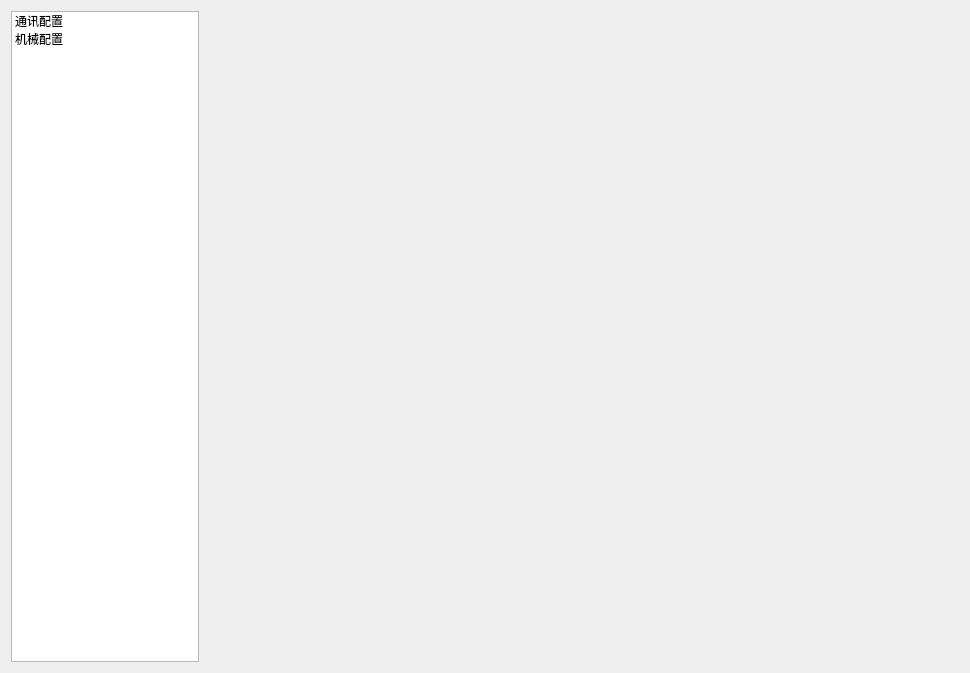
<?xml version="1.0" encoding="UTF-8"?>
<ui version="4.0">
 <class>HardWareConfigViewClass</class>
 <widget class="QWidget" name="HardWareConfigViewClass">
  <property name="geometry">
   <rect>
    <x>0</x>
    <y>0</y>
    <width>970</width>
    <height>673</height>
   </rect>
  </property>
  <property name="windowTitle">
   <string>HardWareConfigView</string>
  </property>
  <layout class="QHBoxLayout" name="horizontalLayout" stretch="2,8">
   <item>
    <widget class="QListWidget" name="listWidget">
     <item>
      <property name="text">
       <string>通讯配置</string>
      </property>
     </item>
     <item>
      <property name="text">
       <string>机械配置</string>
      </property>
     </item>
    </widget>
   </item>
   <item>
    <widget class="QStackedWidget" name="stackedWidget"/>
   </item>
  </layout>
 </widget>
 <layoutdefault spacing="6" margin="11"/>
 <resources/>
 <connections/>
</ui>
